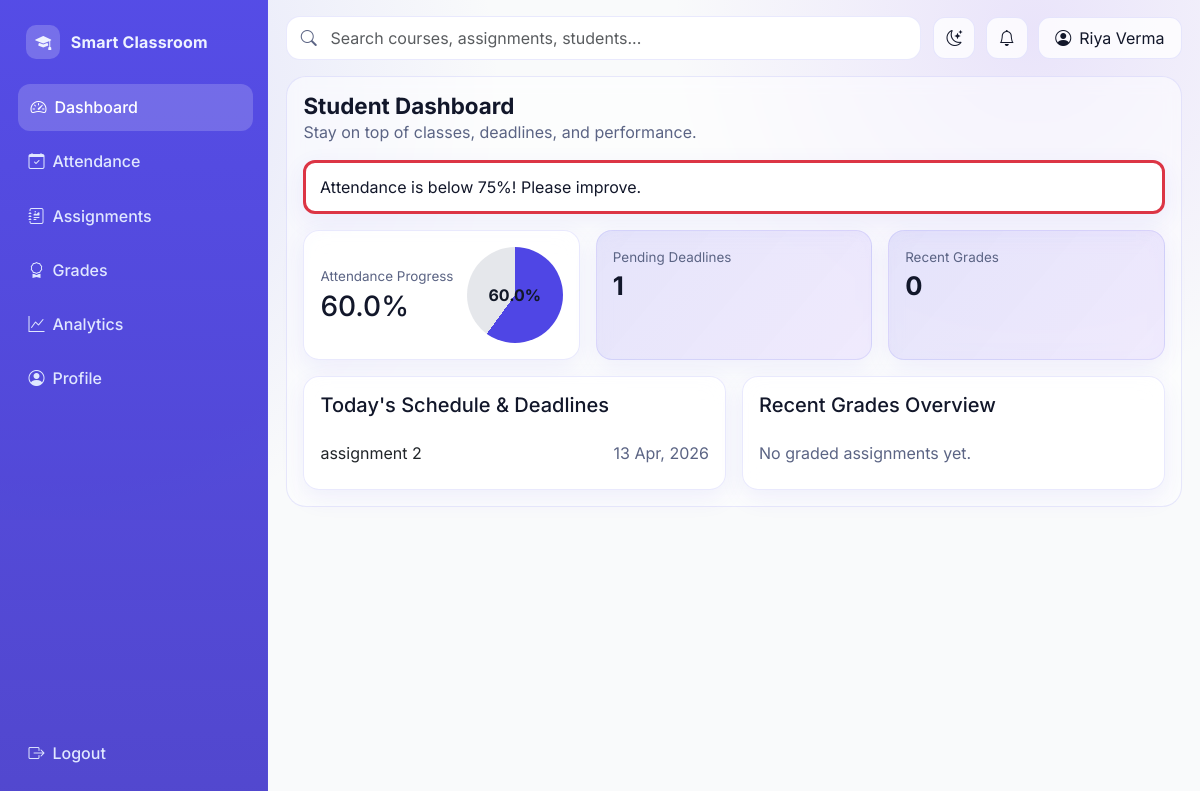
The app's page /student/dashboard (signed in) with its own data.
### models/__init__.py (models this page shows, shortened)
class User(UserMixin, db.Model):
    id = db.Column(db.Integer, primary_key=True)
    name = db.Column(db.String(120), nullable=False)
    email = db.Column(db.String(120), unique=True, nullable=False, index=True)
    password = db.Column(db.String(255), nullable=False)
    role = db.Column(db.String(20), nullable=False)
    student_profile = db.relationship("StudentProfile", backref="user", uselist=False)
    teacher_profile = db.relationship("TeacherProfile", backref="user", uselist=False)

class Assignment(db.Model):
    id = db.Column(db.Integer, primary_key=True)
    teacher_id = db.Column(db.Integer, db.ForeignKey("teacher_profile.user_id"), nullable=False)
    title = db.Column(db.String(200), nullable=False)
    description = db.Column(db.Text, nullable=False)
    deadline = db.Column(db.DateTime, nullable=False)
    max_marks = db.Column(db.Integer, nullable=False)
    created_at = db.Column(db.DateTime, default=lambda: datetime.now(timezone.utc), nullable=False)
    submissions = db.relationship("Submission", backref="assignment", lazy=True, cascade="all, delete")

### routes/student_routes.py (the view)
@student_bp.route("/dashboard")
@login_required
@role_required("Student")
def dashboard():
    stats = student_dashboard_stats(current_user.id)
    warning = "Attendance is below 75%! Please improve." if stats["attendance_percent"] < 75 else None
    return render_template("student/dashboard.html", stats=stats, warning=warning)

### app.py (called while the page is built)
def create_app():
    app = Flask(__name__)
    app.config.from_object(Config)
    os.makedirs(app.config["UPLOAD_FOLDER"], exist_ok=True)
    db.init_app(app)
    bcrypt.init_app(app)
    login_manager.init_app(app)
    csrf.init_app(app)
    register_blueprints(app)
    @app.context_processor
    def inject_globals():
        return {"app_name": "College Management System"}
    with app.app_context():
        db.create_all()
    return app

### models/__init__.py (called while the page is built)
@login_manager.user_loader
def load_user(user_id):
    return User.query.get(int(user_id))

### utils/analytics.py (called while the page is built)
def attendance_percentage_for_student(student_id):
    total = Attendance.query.filter_by(student_id=student_id).count()
    if total == 0:
        return 0.0
    present = Attendance.query.filter_by(student_id=student_id, status="Present").count()
    return round((present / total) * 100, 2)

def student_dashboard_stats(student_id):
    attendance_percent = attendance_percentage_for_student(student_id)
    now = datetime.utcnow()
    upcoming_deadlines = Assignment.query.filter(Assignment.deadline >= now).order_by(Assignment.deadline.asc()).limit(5).all()
    recent_grades = (
        Submission.query.filter_by(student_id=student_id)
        .filter(Submission.marks.isnot(None))
        .order_by(Submission.submitted_at.desc())
        .limit(5)
        .all()
    )
    return {
        "attendance_percent": attendance_percent,
        "upcoming_deadlines": upcoming_deadlines,
        "recent_grades": recent_grades,
    }

### templates/student/dashboard.html
{% extends 'base.html' %} {% block title %} - Student Dashboard{% endblock %} {%
block content %}
<section class="page-header">
  <div>
    <h1 class="page-title">Student Dashboard</h1>
    <p class="text-muted-soft mb-0">
      Stay on top of classes, deadlines, and performance.
    </p>
  </div>
</section>
{% if warning %}
<div class="toast-custom mb-3 border-start border-danger border-3">
  {{ warning }}
</div>
{% endif %}
<div class="row g-3 mb-3">
  <div class="col-lg-4">
    <article
      class="app-card p-3 h-100 d-flex align-items-center justify-content-between"
    >
      <div>
        <p class="kpi-label mb-1">Attendance Progress</p>
        <h3 class="mb-0">{{ stats.attendance_percent }}%</h3>
      </div>
      <div
        class="progress-ring"
        style="--percent: {{ stats.attendance_percent }}"
      >
        {{ stats.attendance_percent }}%
      </div>
    </article>
  </div>
  <div class="col-lg-4">
    <article class="app-card kpi-card h-100">
      <div class="kpi-label">Pending Deadlines</div>
      <div class="kpi-value">{{ stats.upcoming_deadlines|length }}</div>
    </article>
  </div>
  <div class="col-lg-4">
    <article class="app-card kpi-card h-100">
      <div class="kpi-label">Recent Grades</div>
      <div class="kpi-value">{{ stats.recent_grades|length }}</div>
    </article>
  </div>
</div>
<div class="row g-3">
  <div class="col-lg-6">
    <article class="app-card p-3 h-100">
      <h5 class="mb-3">Today's Schedule & Deadlines</h5>
      <ul class="list-group list-group-flush">
        {% for item in stats.upcoming_deadlines %}
        <li
          class="list-group-item bg-transparent px-0 d-flex justify-content-between"
        >
          <span>{{ item.title }}</span>
          <span class="text-muted-soft"
            >{{ item.deadline.strftime('%d %b, %Y') }}</span
          >
        </li>
        {% else %}
        <li class="list-group-item bg-transparent px-0 text-muted-soft">
          No upcoming deadlines.
        </li>
        {% endfor %}
      </ul>
    </article>
  </div>
  <div class="col-lg-6">
    <article class="app-card p-3 h-100">
      <h5 class="mb-3">Recent Grades Overview</h5>
      <ul class="list-group list-group-flush">
        {% for item in stats.recent_grades %}
        <li
          class="list-group-item bg-transparent px-0 d-flex justify-content-between"
        >
          <span>{{ item.assignment.title }}</span>
          <span class="badge status-badge submitted">{{ item.marks }}</span>
        </li>
        {% else %}
        <li class="list-group-item bg-transparent px-0 text-muted-soft">
          No graded assignments yet.
        </li>
        {% endfor %}
      </ul>
    </article>
  </div>
</div>
{% endblock %}

### templates/base.html (shortened to what this page needs)
<!doctype html>
<html lang="en">
  <head>
    <link
      href="https://cdn.jsdelivr.net/npm/bootstrap@5.3.3/dist/css/bootstrap.min.css"
      rel="stylesheet"
    />
    <link
      rel="stylesheet"
      href="https://cdn.jsdelivr.net/npm/bootstrap-icons@1.11.3/font/bootstrap-icons.min.css"
    />
    <link
      rel="stylesheet"
      href="{{ url_for('static', filename='css/styles.css') }}"
    />
  </head>
  <body>
    {% if current_user.is_authenticated %}
    <div class="app-shell">
      <aside class="sidebar d-flex flex-column" id="appSidebar">
        <a class="brand" href="{{ url_for('core.index') }}">
          <span class="brand-dot"><i class="bi bi-mortarboard-fill"></i></span>
          <span>Smart Classroom</span>
        </a>
        <div class="nav-section">
          {% if current_user.role == 'Teacher' %} {% set nav = [
          ('teacher.dashboard', 'Dashboard', 'bi-speedometer2'),
          ('teacher.attendance', 'Attendance', 'bi-calendar-check'),
          ('teacher.assignments', 'Assignments', 'bi-journal-richtext'),
          ('teacher.submissions', 'Submissions', 'bi-folder-check'),
          ('teacher.analytics', 'Analytics', 'bi-graph-up') ] %} {% else %} {%
          set nav = [ ('student.dashboard', 'Dashboard', 'bi-speedometer2'),
          ('student.attendance', 'Attendance', 'bi-calendar-check'),
          ('student.assignments', 'Assignments', 'bi-journal-richtext'),
          ('student.grades', 'Grades', 'bi-award'), ('student.analytics',
          'Analytics', 'bi-graph-up') ] %} {% endif %} {% for endpoint, label,
          icon in nav %}
          <a
            class="nav-link-item {% if request.endpoint == endpoint %}active{% endif %}"
            href="{{ url_for(endpoint) }}"
          >
            <span><i class="bi {{ icon }} me-2"></i>{{ label }}</span>
          </a>
          {% endfor %}
          <a class="nav-link-item" href="#" aria-disabled="true">
            <span><i class="bi bi-person-circle me-2"></i>Profile</span>
          </a>
        </div>
        <div class="sidebar-footer">
          <a class="nav-link-item" href="{{ url_for('auth.logout') }}">
            <span><i class="bi bi-box-arrow-right me-2"></i>Logout</span>
          </a>
        </div>
      </aside>
      <section class="workspace">
        <header class="topbar">
          <div class="search-wrap">
            <i class="bi bi-search search-icon"></i>
            <input
              class="form-control"
              type="search"
              placeholder="Search courses, assignments, students..."
              aria-label="Search"
            />
          </div>
          <div class="toolbar-actions">
            <button
              class="icon-btn"
              id="darkModeToggle"
              type="button"
              aria-label="Toggle dark mode"
            >
              <i class="bi bi-moon-stars"></i>
            </button>
            <button class="icon-btn" type="button" aria-label="Notifications">
              <i class="bi bi-bell"></i>
            </button>
            <div
              class="btn-soft px-3 d-flex align-items-center gap-2"
              role="button"
              tabindex="0"
            >
              <i class="bi bi-person-circle"></i>
              <span class="hidden-mobile">{{ current_user.name }}</span>
            </div>
          </div>
        </header>
        {% endif %}
        <main
          class="{% if current_user.is_authenticated %}content-wrap{% else %}container pb-4{% endif %}"
        >
          {% block content %}{% endblock %}
        </main>
        {% if current_user.is_authenticated %}
      </section>
    </div>
    {% endif %}
  </body>
</html>

### static/css/styles.css (style rules this page uses)
:root { --bg: #f9fafb; --surface: rgba(255, 255, 255, 0.78); --surface-solid: #ffffff; --surface-muted: #f3f5fb; --text: #12172a; --text-soft: #5b6484; --primary: #4f46e5; --primary-2: #6366f1; --accent: #8b5cf6; --success: #16a34a; --danger: #ef4444; --warning: #f59e0b; --border: rgba(99, 102, 241, 0.14); --shadow-sm: 0 8px 24px rgba(79, 70, 229, 0.08); --shadow-md: 0 18px 44px rgba(31, 41, 55, 0.12); --radius-sm: 12px; --radius-md: 16px; --radius-lg: 20px; --transition: 240ms ease-in-out; }
* { box-sizing: border-box; }
html, body { margin: 0; padding: 0; min-height: 100%; font-family: "Inter", "Poppins", "Segoe UI", sans-serif; font-size: 16px; color: var(--text); background: radial-gradient( circle at 5% 12%, rgba(99, 102, 241, 0.16), transparent 33% ), radial-gradient( circle at 86% 4%, rgba(139, 92, 246, 0.14), transparent 28% ), var(--bg); }
a { color: inherit; }
.glass-card, .card, .app-card { border: 1px solid var(--border); background: var(--surface); backdrop-filter: blur(12px); border-radius: var(--radius-md); box-shadow: var(--shadow-sm); transition: transform var(--transition), box-shadow var(--transition), border-color var(--transition); }
.app-shell { display: grid; grid-template-columns: 268px 1fr; min-height: 100vh; }
.sidebar { position: sticky; top: 0; height: 100vh; padding: 1rem; border-right: 1px solid var(--border); background: linear-gradient( 180deg, rgba(79, 70, 229, 0.96), rgba(67, 56, 202, 0.92) ); color: #eef2ff; }
.brand { display: flex; align-items: center; gap: 0.65rem; font-weight: 700; letter-spacing: 0.01em; text-decoration: none; padding: 0.55rem 0.65rem; border-radius: 10px; }
.brand-dot { width: 34px; height: 34px; display: grid; place-items: center; border-radius: 10px; background: rgba(255, 255, 255, 0.2); }
.nav-section { margin-top: 1rem; }
.nav-link-item { display: flex; align-items: center; justify-content: space-between; margin-bottom: 0.45rem; padding: 0.72rem 0.78rem; border-radius: 12px; color: #e0e7ff; font-weight: 500; text-decoration: none; transition: background var(--transition), transform var(--transition); }
.nav-link-item:hover, .nav-link-item.active { background: rgba(255, 255, 255, 0.18); color: #ffffff; transform: translateX(2px); }
.sidebar-footer { margin-top: auto; padding-top: 1rem; }
.workspace { padding: 1rem 1.15rem 1.5rem; }
.topbar { display: grid; grid-template-columns: 1fr auto; align-items: center; gap: 0.8rem; margin-bottom: 1rem; }
.search-wrap { position: relative; }
.search-wrap .form-control { background: var(--surface-solid); border: 1px solid var(--border); border-radius: 14px; min-height: 44px; padding-left: 2.7rem; }
.search-icon { position: absolute; left: 0.9rem; top: 50%; transform: translateY(-50%); color: var(--text-soft); }
.toolbar-actions { display: flex; align-items: center; gap: 0.65rem; }
.icon-btn, .btn-soft { border: 1px solid var(--border); background: var(--surface); border-radius: 12px; min-height: 42px; min-width: 42px; color: var(--text); transition: all var(--transition); }
.content-wrap { border-radius: var(--radius-lg); border: 1px solid var(--border); background: rgba(255, 255, 255, 0.52); backdrop-filter: blur(8px); padding: 1rem; }
.page-header { display: flex; align-items: center; justify-content: space-between; gap: 1rem; margin-bottom: 1rem; }
.page-title { margin: 0; font-size: 1.4rem; font-weight: 700; }
.text-muted-soft { color: var(--text-soft); }
.kpi-card { padding: 1rem; border-radius: var(--radius-md); background: linear-gradient( 130deg, rgba(79, 70, 229, 0.14), rgba(139, 92, 246, 0.12) ); }
.kpi-label { color: var(--text-soft); font-size: 0.84rem; }
.kpi-value { font-size: 1.6rem; font-weight: 700; }
.form-control, .form-select { border-radius: 12px; border: 1px solid var(--border); background: var(--surface-solid); color: var(--text); min-height: 44px; transition: border-color var(--transition), box-shadow var(--transition), transform var(--transition); }
.progress-ring { width: 96px; height: 96px; border-radius: 50%; display: grid; place-items: center; background: conic-gradient( var(--primary) calc(var(--percent) * 1%), #e5e7eb 0 ); color: #111827; font-weight: 700; }
.toast-custom { border: 1px solid var(--border); border-left: 4px solid var(--primary); background: var(--surface-solid); border-radius: 12px; box-shadow: var(--shadow-sm); padding: 0.75rem 0.85rem; margin-bottom: 0.6rem; }
.hidden-mobile { display: inline; }

### records on screen
User: name "Riya Verma"
Assignment: title "assignment 2", deadline "13 Apr, 2026"

### other values on screen
{{ label }} "Dashboard" "Attendance" "Assignments" "Grades" "Analytics"
{{ warning }} "Attendance is below 75%! Please improve."
{{ stats.attendance_percent }} "60.0"
{{ stats.upcoming_deadlines|length }} "1"
{{ stats.recent_grades|length }} "0"
